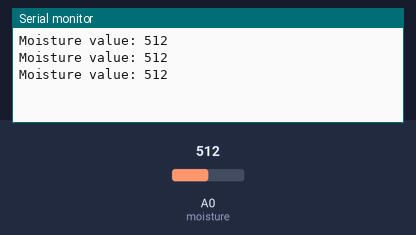
Simulated run of this sketch. Board: Arduino Uno, built with avr-gcc and run on an emulated ATmega328P. Shown: the last lines printed to the serial monitor. The inputs (shaded band) are chosen by the test bench; at power-on: A0 (moisture) = 512.

Above: at 1.3 s.
1.4 s: A0 (moisture) set to 716
At 1.9 s:
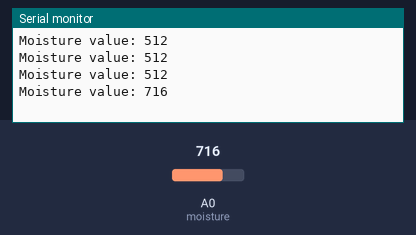
2.9 s: A0 (moisture) set to 900
At 3.4 s:
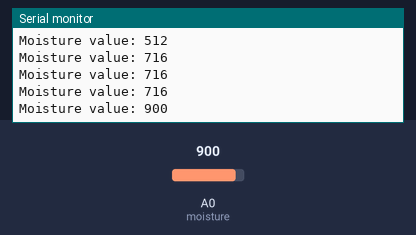
Timing chart, 0 to 5.9 s (numbered marks = the images above; inputs shaded):
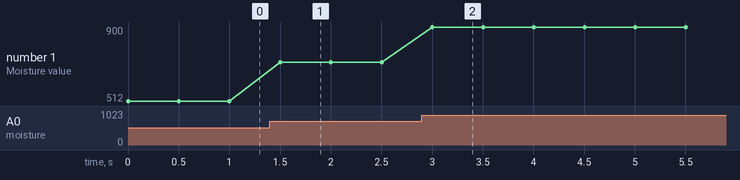

The sketch:

Moisture.ino
```cpp
#define moisture 14

void setup() {
  Serial.begin(115200);
  pinMode(moisture, INPUT);
}

void loop() {
  int moistureValue = analogRead(moisture);
  Serial.print("Moisture value: ");
  Serial.println(moistureValue);
  delay(500);
}
```

Measured:
- after the input at 1.4 s, the serial monitor: prints a new line after 0.10 s (image 1)
- after the input at 2.9 s, the serial monitor: prints a new line after 0.10 s (image 2)
- plotted number 1: 512 → 716 after the input at 1.4 s, 716 → 900 after the input at 2.9 s
